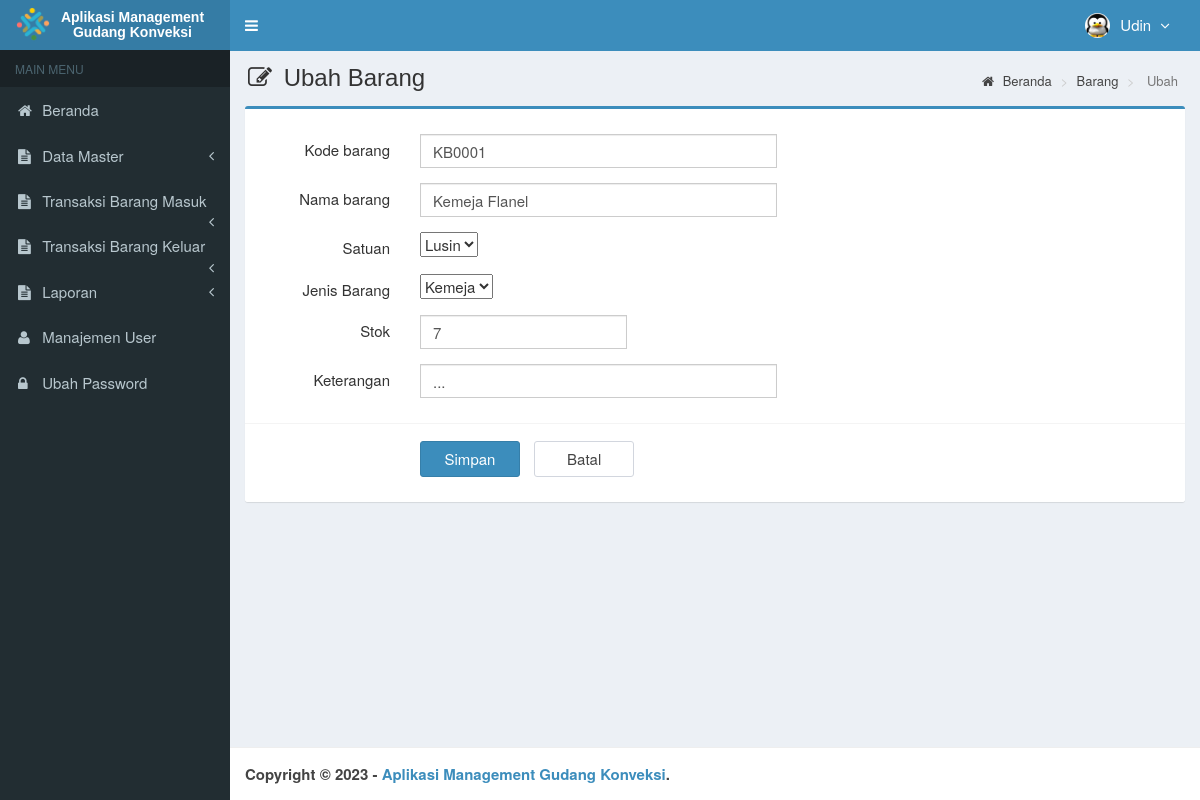
The page /main.php?module=form_barang&form=edit&id=KB0001 (signed in) on the database its author committed.
### tables this page shows
CREATE TABLE `is_users` (
  `id_user` int(3) NOT NULL,
  `username` varchar(50) NOT NULL,
  `nama_user` varchar(50) NOT NULL,
  `password` varchar(50) NOT NULL,
  `email` varchar(50) DEFAULT NULL,
  `telepon` varchar(13) DEFAULT NULL,
  `foto` varchar(100) DEFAULT NULL,
  `hak_akses` enum('Super Admin','Manajer','Gudang') NOT NULL,
  `status` enum('aktif','blokir') NOT NULL DEFAULT 'aktif',
  `created_at` timestamp NOT NULL DEFAULT current_timestamp(),
  `updated_at` timestamp NOT NULL DEFAULT current_timestamp() ON UPDATE current_timestamp()
);

CREATE TABLE `is_barang` (
  `id_barang` int(8) NOT NULL,
  `kode_barang` varchar(10) NOT NULL,
  `nama_barang` varchar(50) NOT NULL,
  `satuan` varchar(20) NOT NULL,
  `jenis_barang` varchar(100) NOT NULL,
  `stok` int(11) NOT NULL,
  `keterangan` varchar(100) NOT NULL
);

### modules/barang/form.php (the view, shortened to what this page needs)
<?php
    $query_id = mysqli_query($mysqli, "SELECT RIGHT(kode_barang,4) as kode FROM is_barang
    ORDER BY kode_barang DESC LIMIT 1")
    or die('Ada kesalahan pada query tampil kode_transaksi : '.mysqli_error($mysqli));
    $count = mysqli_num_rows($query_id);
    if ($count <> 0) {
    $data_id = mysqli_fetch_assoc($query_id);
    $koder    = $data_id['kode']+1;
    } else {
    $koder = 1;
    }
    $buat_id  = str_pad($koder,4, "0", STR_PAD_LEFT);
    $kode     = "KB$buat_id";
if ($_GET['form']=='add') { ?>
<section class="content-header">
    <h1>
        <i class="fa fa-edit icon-title"></i> Input Barang
    </h1>
    <ol class="breadcrumb">
        <li><a href="?module=beranda"><i class="fa fa-home"></i> Beranda </a></li>
        <li><a href="?module=barang"> Barang </a></li>
        <li class="active"> Tambah </li>
    </ol>
</section>
<section class="content">
    <div class="row">
        <div class="col-md-12">
            <div class="box box-primary">
                <form role="form" class="form-horizontal" action="modules/barang/proses.php?act=insert" method="POST">
                    <div class="box-body">
                        <div class="form-group">
                            <label class="col-sm-2 control-label">Kode Barang</label>
                            <div class="col-sm-5">
                                <input type="text" class="form-control" name="kode_barang" maxlength="10"
                                    value="<?php echo $kode; ?>" required>
                            </div>
                        </div>
                        <div class="form-group">
                            <label class="col-sm-2 control-label">Nama Barang</label>
                            <div class="col-sm-5">
                                <input type="text" class="form-control" name="nama_barang" autocomplete="off"
                                    maxlength="50" required>
                            </div>
                        </div>
                        <div class="form-group">
                            <label class="col-sm-2 control-label">Satuan</label>
                            <div class="col-sm-5">
                                <select class="chosen-select" name="satuan" data-placeholder="-- Pilih --"
                                    autocomplete="off" required>
                                    <option value=""></option>
                                    <option value="PCS">PCS</option>
                                    <option value="Lusin">Lusin</option>
                                    <option value="Ball">Ball</option>
                                </select>
                            </div>
                        </div>
                        <div class="form-group">
                            <label class="col-sm-2 control-label">Jenis Barang</label>
                            <div class="col-sm-5">
                                <select class="chosen-select" name="jenis_barang" data-placeholder="-- Pilih Jenis --"
                                    autocomplete="off" required>
                                    <option value="Kaos">Kaos</option>
                                    <option value="Kemeja">Kemeja</option>
                                    <option value="Jaket">Jaket</option>
                                </select>
                            </div>
                        </div>
                        <div class="form-group">
                            <label class="col-sm-2 control-label">Stok</label>
                            <div class="col-sm-5">
                                <div class="input-group">
                                    <input type="text" class="form-control" id="stok" name="stok" autocomplete="off"
                                        required>
                                </div>
                            </div>
                        </div>
                        <div class="form-group">
                            <label class="col-sm-2 control-label">Keterangan</label>
                            <div class="col-sm-5">
                                <textarea class="form-control" rows="3" name="keterangan" id="keterangan"
                                    placeholder="Keterangan" maxlength="80"></textarea>
                            </div>
                        </div>
                    </div>
                    <div class="box-footer">
                        <div class="form-group">
                            <div class="col-sm-offset-2 col-sm-10">
                                <input type="submit" class="btn btn-primary btn-submit" name="simpan" value="Simpan">
                                <a href="?module=barang" class="btn btn-default btn-reset">Batal</a>
                            </div>
                        </div>
                    </div>
                </form>
            </div>
        </div>
    </div>
</section>
<?php
}
elseif ($_GET['form']=='edit') {
  if (isset($_GET['id'])) {
      $query = mysqli_query($mysqli, "SELECT kode_barang,nama_barang,satuan,stok,keterangan,jenis_barang FROM is_barang WHERE kode_barang='$_GET[id]'")
                                      or die('Ada kesalahan pada query tampil Data barang : '.mysqli_error($mysqli));
      $data  = mysqli_fetch_assoc($query);
    }
?>
<section class="content-header">
    <h1>
        <i class="fa fa-edit icon-title"></i> Ubah Barang
    </h1>
    <ol class="breadcrumb">
        <li><a href="?module=beranda"><i class="fa fa-home"></i> Beranda </a></li>
        <li><a href="?module=barang"> Barang </a></li>
        <li class="active"> Ubah </li>
    </ol>
</section>
<section class="content">
    <div class="row">
        <div class="col-md-12">
            <div class="box box-primary">
                <form role="form" class="form-horizontal" action="modules/barang/proses.php?act=update" method="POST">
                    <div class="box-body">
                        <div class="form-group">
                            <label class="col-sm-2 control-label">Kode barang</label>
                            <div class="col-sm-5">
                                <input type="text" class="form-control" name="kode_barang"
                                    value="<?php echo $data['kode_barang']; ?>" maxlength="8" required>
                            </div>
                        </div>
                        <div class="form-group">
                            <label class="col-sm-2 control-label">Nama barang</label>
                            <div class="col-sm-5">
                                <input type="text" class="form-control" name="nama_barang" autocomplete="off"
                                    value="<?php echo $data['nama_barang']; ?>" maxlength="50" required>
                            </div>
                        </div>
                        <div class="form-group">
                            <label class="col-sm-2 control-label">Satuan</label>
                            <div class="col-sm-5">
                                <select class="chosen-select" name="satuan" data-placeholder="-- Pilih --"
                                    autocomplete="off" required>
                                    <option value="<?php echo $data['satuan']; ?>"><?php echo $data['satuan']; ?>
                                    </option>
                                </select>
                            </div>
                        </div>
                        <div class="form-group">
                            <label class="col-sm-2 control-label">Jenis Barang</label>
                            <div class="col-sm-5">
                                <select class="chosen-select" name="jenis_barang" data-placeholder="-- Pilih Jenis --"
                                    autocomplete="off" required>
                                    <option value="<?php echo $data['jenis_barang']; ?>">
                                        <?php echo $data['jenis_barang']; ?>
                                    </option>
                                </select>
                            </div>
                        </div>
                        <div class="form-group">
                            <label class="col-sm-2 control-label">Stok</label>
                            <div class="col-sm-5">
                                <div class="input-group">
                                    <input type="text" class="form-control" id="stok" name="stok"
                                        value="<?php echo $data['stok']; ?>" autocomplete="off"
                                        onKeyPress="return goodchars(event,'0123456789',this)" required>
                                </div>
                            </div>
                        </div>
                        <div class="form-group">
                            <label class="col-sm-2 control-label">Keterangan</label>
                            <div class="col-sm-5">
                                <input type="text" class="form-control" name="keterangan" autocomplete="off"
                                    value="<?php echo $data['keterangan']; ?>" maxlength="50" required>
                            </div>
                        </div>
                    </div>
                    <div class="box-footer">
                        <div class="form-group">
                            <div class="col-sm-offset-2 col-sm-10">
                                <input type="submit" class="btn btn-primary btn-submit" name="simpan" value="Simpan">
                                <a href="?module=barang" class="btn btn-default btn-reset">Batal</a>
                            </div>
                        </div>
                    </div>
                </form>
            </div>
        </div>
    </div>
</section>
<?php
}
?>

### top-menu.php (shortened to what this page needs)
<?php
require_once "config/database.php";
$query = mysqli_query($mysqli, "SELECT id_user, nama_user, foto, hak_akses FROM is_users WHERE id_user='$_SESSION[id_user]'")
                                or die('Ada kesalahan pada query tampil Manajemen User: '.mysqli_error($mysqli));
$data = mysqli_fetch_assoc($query);
?>
<li class="dropdown user user-menu">
  <a href="#" class="dropdown-toggle" data-toggle="dropdown">
  <?php
  if ($data['foto']=="") { ?>
    <img src="images/user/user-default.png" class="user-image" alt="User Image"/>
  <?php
  }
  else { ?>
    <img src="images/user/<?php echo $data['foto']; ?>" class="user-image" alt="User Image"/>
  <?php
  }
  ?>
    <span class="hidden-xs"><?php echo $data['nama_user']; ?> <i style="margin-left:5px" class="fa fa-angle-down"></i></span>
  </a>
</li>

### assets/css/style.css (style rules this page uses)
.form-horizontal .control-label { margin-bottom: 0; padding-top: 5px; text-align: right; }
label { display: inline-block; font-size: 15px; font-weight: 400; margin-bottom: 5px; max-width: 100%; }
.form-control { background-color: #fff; background-image: none; border: 1px solid #ccc; border-radius: 4px; box-shadow: 0 1px 1px rgba(0, 0, 0, 0.075) inset; color: #555; display: block; font-size: 15px; height: 34px; line-height: 1.42857; padding: 6px 12px; transition: border-color 0.15s ease-in-out 0s, box-shadow 0.15s ease-in-out 0s; width: 100%; }
.btn-default { background-color: #fff; border-color: #d2d6de; color: #444; }
.content-header { padding: 15px 18px 0; position: relative; }
.content-header > .breadcrumb { background: transparent none repeat scroll 0 0; border-radius: 2px; float: right; font-size: 13px; margin-bottom: 0; margin-top: 0; padding: 7px 12px; position: absolute; right: 10px; top: 15px; }
.btn-submit { width: 100px; margin-top: 7px; margin-right: 10px; font-size: 15px; }
.btn-reset { width: 100px; margin-top: 7px; font-size: 15px; }
.icon-title { margin-right: 5px; }
body { background-color: #fff; color: #333; font-size: 15px; line-height: 1.42857; }

### rows shown on the page
is_users: foto (picture), nama_user "Udin"
is_barang: kode_barang "KB0001", nama_barang "Kemeja Flanel", satuan "Lusin", jenis_barang "Kemeja", stok "7", keterangan "..."
